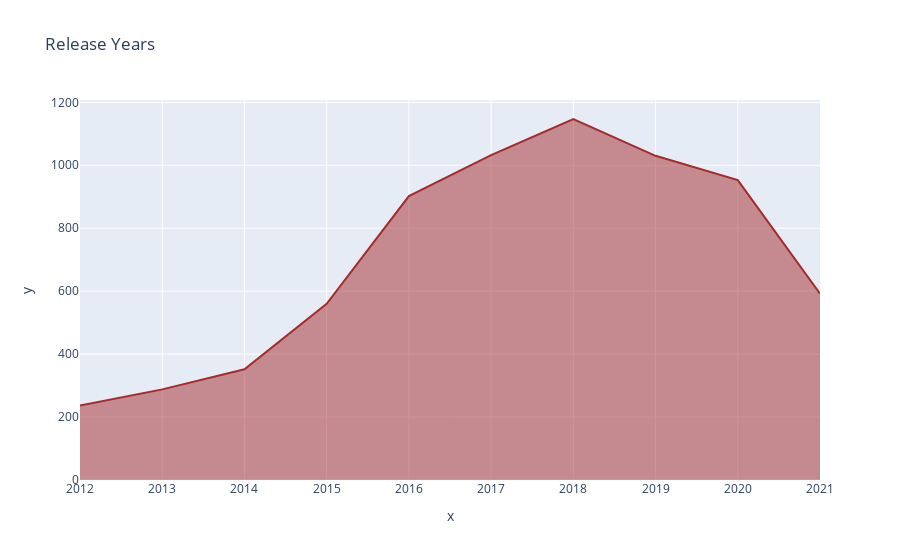

Notebook code cell kept with this figure:
### Code cell
fig=px.area(x=r.index, y=r, title = 'Release Years', color_discrete_sequence=['brown'])
fig.show()

### Figure 1 — Plotly figure (JSON) as saved in the notebook; plotly's stock layout.template omitted (floating-point values rounded to 4 significant figures)
{"data": [{"fillpattern": {"shape": ""}, "hovertemplate": "x=%{x}<br>y=%{y}<extra></extra>", "legendgroup": "", "line": {"color": "brown"}, "marker": {"symbol": "circle"}, "mode": "lines", "name": "", "orientation": "v", "showlegend": false, "stackgroup": "1", "type": "scatter", "x": [2018, 2017, 2019, 2020, 2016, 2021, 2015, 2014, 2013, 2012], "xaxis": "x", "y": [1147, 1032, 1030, 953, 902, 592, 560, 352, 288, 237], "yaxis": "y"}], "layout": {"legend": {"tracegroupgap": 0}, "title": {"text": "Release Years"}, "xaxis": {"anchor": "y", "domain": [0, 1], "title": {"text": "x"}}, "yaxis": {"anchor": "x", "domain": [0, 1], "title": {"text": "y"}}}}
